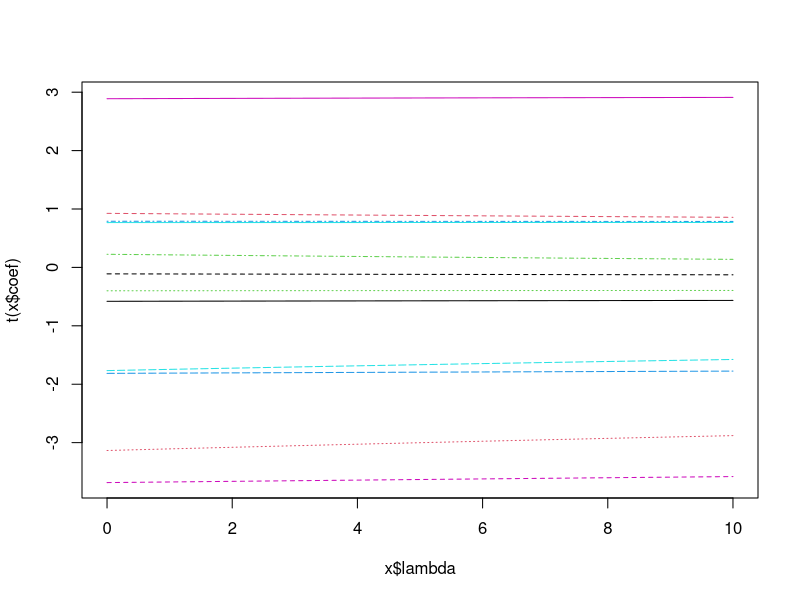

Write the R code that produced this figure.
library("MASS")
bhd <- Boston[,-9]
# find lambda
lmridge <- lm.ridge(medv~., data=bhd, lambda=seq(0, 10, 0.01))
MASS::select(lmridge)
# ridge traces
plot(lmridge)
# compare coefficients
lm(medv~., data=bhd)
lm.ridge(medv~., data=bhd, lambda=8.98)
